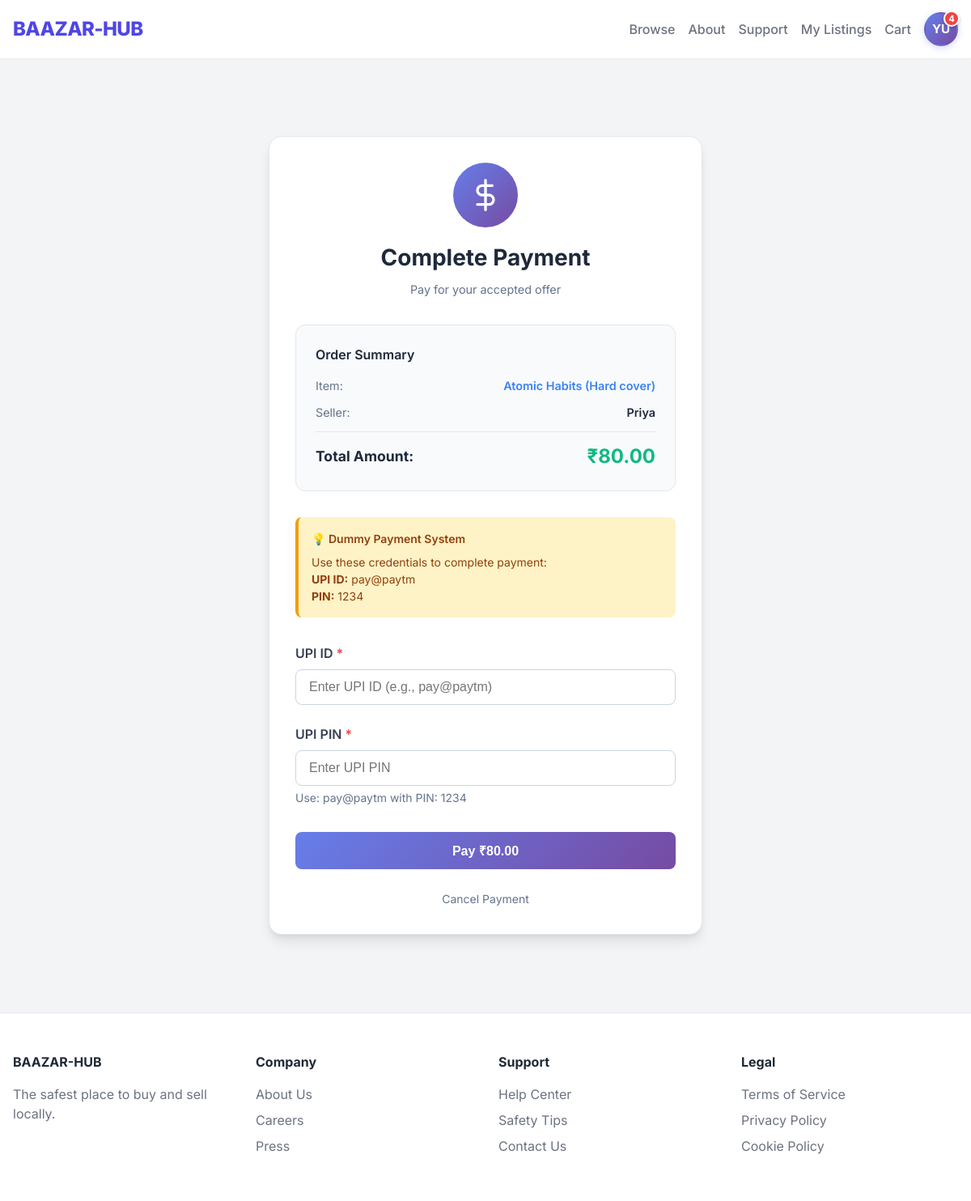
Screenshot of /payments/2/ (signed in) with the database file from the repository.
### offers/models.py (models this page shows, shortened)
class Offer(models.Model):
    STATUS_CHOICES = [
        ('pending', 'Pending'),
        ('accepted', 'Accepted'),
        ('rejected', 'Rejected'),
    ]
    buyer = models.ForeignKey(User, on_delete=models.CASCADE, related_name='offers_made')
    listing = models.ForeignKey(Listing, on_delete=models.CASCADE, related_name='offers')
    amount = models.DecimalField(max_digits=10, decimal_places=2)
    status = models.CharField(max_length=20, choices=STATUS_CHOICES, default='pending')
    created_at = models.DateTimeField(auto_now_add=True)
    updated_at = models.DateTimeField(auto_now=True)

### listings/models.py (models this page shows, shortened)
class Listing(models.Model):
    STATUS_CHOICES = [
        ('pending', 'Pending'),
        ('approved', 'Approved'),
        ('rejected', 'Rejected'),
    ]
    title = models.CharField(max_length=255)
    description = models.TextField()
    price = models.DecimalField(max_digits=10, decimal_places=2)
    category = models.ForeignKey(Category, on_delete=models.SET_NULL, null=True, related_name='listings')
    seller = models.ForeignKey(User, on_delete=models.CASCADE, related_name='listings')
    status = models.CharField(max_length=20, choices=STATUS_CHOICES, default='pending')
    created_at = models.DateTimeField(auto_now_add=True)
    updated_at = models.DateTimeField(auto_now=True)
    flags = models.IntegerField(default=0)

### payments/views.py (the view)
# urls.py: path('<int:offer_id>/', payment_page, name='payment_page'),
@login_required
def payment_page(request, offer_id):
    offer = get_object_or_404(Offer, id=offer_id)
    if request.user != offer.buyer:
        messages.error(request, "You don't have permission to pay for this offer.")
        return redirect('user_profile')
    if offer.status != 'accepted':
        messages.error(request, "You can only pay for accepted offers.")
        return redirect('user_profile')
    payment, created = Payment.objects.get_or_create(
        offer=offer,
        defaults={
            'buyer': request.user,
            'amount': offer.amount,
            'status': 'pending'
        }
    )
    if payment.status == 'completed':
        messages.info(request, "Payment for this offer has already been completed.")
        return redirect('payment_success', offer_id=offer_id)
    if request.method == 'POST':
        form = PaymentForm(request.POST)
        if form.is_valid():
            upi_id = form.cleaned_data['upi_id']
            upi_pin = form.cleaned_data['upi_pin']
            if upi_id == DUMMY_UPI_ID and upi_pin == DUMMY_UPI_PIN:
                payment.status = 'completed'
                payment.upi_id = upi_id
                payment.transaction_id = f"TXN{str(uuid.uuid4())[:8].upper()}"
                payment.completed_at = timezone.now()
                payment.save()
                create_notification(
                    user=offer.listing.seller,
                    notification_type='offer_accepted',  # Reusing type
                    title='Payment Received!',
                    message=f"Payment of ₹{offer.amount} has been received for '{offer.listing.title}' from {request.user.username}.",
                    related_user=request.user,
                    related_offer=offer,
                    related_listing=offer.listing
                )
                messages.success(request, "Payment completed successfully! The item is now booked.")
                return redirect('payment_success', offer_id=offer_id)
            else:
                messages.error(request, "Invalid UPI ID or PIN. Please use: UPI ID: pay@paytm, PIN: 1234")
    else:
        form = PaymentForm()
    context = {
        'offer': offer,
        'form': form,
        'payment': payment,
        'dummy_upi_id': DUMMY_UPI_ID,
    }
    return render(request, 'payments/payment_page.html', context)

### payments/forms.py (shortened to what this page needs)
class PaymentForm(forms.Form):
    upi_id = forms.CharField(
        max_length=100,
        required=True,
        widget=forms.TextInput(attrs={
            'class': 'form-control',
            'placeholder': 'Enter UPI ID (e.g., pay@paytm)',
            'style': 'width: 100%; padding: 0.75rem 1rem; border: 1px solid #cbd5e1; border-radius: 0.5rem; font-size: 1rem;'
        })
    )
    upi_pin = forms.CharField(
        max_length=6,
        required=True,
        widget=forms.PasswordInput(attrs={
            'class': 'form-control',
            'placeholder': 'Enter UPI PIN',
            'style': 'width: 100%; padding: 0.75rem 1rem; border: 1px solid #cbd5e1; border-radius: 0.5rem; font-size: 1rem;',
            'maxlength': '6'
        }),
        help_text='Use: pay@paytm with PIN: 1234'
    )

### templates/payments/payment_page.html (shortened to what this page needs)
{% extends 'base.html' %}
{% block content %}
<div style="max-width: 600px; margin: 2rem auto; padding: 2rem;">
    <div class="card" style="padding: 2rem; border-radius: 1rem; box-shadow: var(--shadow-lg);">
        <div style="text-align: center; margin-bottom: 2rem;">
            <div style="width: 80px; height: 80px; margin: 0 auto 1rem; background: linear-gradient(135deg, #667eea 0%, #764ba2 100%); border-radius: 50%; display: flex; align-items: center; justify-content: center;">
                <svg xmlns="http://www.w3.org/2000/svg" width="40" height="40" viewBox="0 0 24 24" fill="none" stroke="white" stroke-width="2" stroke-linecap="round" stroke-linejoin="round">
                    <line x1="12" y1="1" x2="12" y2="23"></line>
                    <path d="M17 5H9.5a3.5 3.5 0 0 0 0 7h5a3.5 3.5 0 0 1 0 7H6"></path>
                </svg>
            </div>
            <h2 style="font-size: 1.75rem; font-weight: 700; color: #1e293b; margin-bottom: 0.5rem;">Complete Payment</h2>
            <p style="color: #64748b; font-size: 0.9rem;">Pay for your accepted offer</p>
        </div>
        <div style="background-color: #f8fafc; padding: 1.5rem; border-radius: 0.75rem; margin-bottom: 2rem; border: 1px solid #e5e7eb;">
            <h3 style="font-size: 1rem; font-weight: 600; color: #1e293b; margin-bottom: 1rem;">Order Summary</h3>
            <div style="display: flex; justify-content: space-between; margin-bottom: 0.75rem;">
                <span style="color: #64748b; font-size: 0.9rem;">Item:</span>
                <a href="{% url 'listing_detail' offer.listing.pk %}" style="color: #3b82f6; font-weight: 600; text-decoration: none; font-size: 0.9rem;">{{ offer.listing.title }}</a>
            </div>
            <div style="display: flex; justify-content: space-between; margin-bottom: 0.75rem;">
                <span style="color: #64748b; font-size: 0.9rem;">Seller:</span>
                <span style="color: #1e293b; font-weight: 600; font-size: 0.9rem;">{{ offer.listing.seller.username }}</span>
            </div>
            <div style="border-top: 1px solid #e5e7eb; padding-top: 0.75rem; margin-top: 0.75rem;">
                <div style="display: flex; justify-content: space-between; align-items: center;">
                    <span style="font-weight: 700; color: #1e293b; font-size: 1.1rem;">Total Amount:</span>
                    <span style="font-weight: 700; color: #10b981; font-size: 1.5rem;">₹{{ offer.amount }}</span>
                </div>
            </div>
        </div>
        <div style="background-color: #fef3c7; border-left: 4px solid #f59e0b; padding: 1rem; border-radius: 0.5rem; margin-bottom: 2rem;">
            <p style="margin: 0; color: #92400e; font-size: 0.875rem; font-weight: 600; margin-bottom: 0.5rem;">💡 Dummy Payment System</p>
            <p style="margin: 0; color: #92400e; font-size: 0.875rem;">
                Use these credentials to complete payment:<br>
                <strong>UPI ID:</strong> {{ dummy_upi_id }}<br>
                <strong>PIN:</strong> 1234
            </p>
        </div>
        <form method="post">
            <div class="form-group" style="margin-bottom: 1.5rem;">
                <label for="id_upi_id" class="form-label" style="display: block; margin-bottom: 0.5rem; font-weight: 600; color: #374151;">UPI ID <span style="color: #ef4444;">*</span></label>
                {{ form.upi_id }}
            </div>
            <div class="form-group" style="margin-bottom: 2rem;">
                <label for="id_upi_pin" class="form-label" style="display: block; margin-bottom: 0.5rem; font-weight: 600; color: #374151;">UPI PIN <span style="color: #ef4444;">*</span></label>
                {{ form.upi_pin }}
                <small style="display: block; color: #64748b; font-size: 0.875rem; margin-top: 0.25rem;">{{ form.upi_pin.help_text }}</small>
            </div>
            <button type="submit" class="btn btn-primary" style="width: 100%; background: linear-gradient(135deg, #667eea 0%, #764ba2 100%); color: white; padding: 0.75rem 1.5rem; border-radius: 0.5rem; font-weight: 600; border: none; cursor: pointer; font-size: 1rem;">
                Pay ₹{{ offer.amount }}
            </button>
        </form>
        <div style="text-align: center; margin-top: 1.5rem;">
            <a href="{% url 'user_profile' %}" style="color: #64748b; text-decoration: none; font-size: 0.875rem;">Cancel Payment</a>
        </div>
    </div>
</div>
{% endblock %}

### templates/base.html (shortened to what this page needs)
<!DOCTYPE html>
<html lang="en">
<head>
    {% load static %}
    <link rel="stylesheet" href="{% static 'css/style.css' %}">
</head>
<body>
    <nav class="navbar">
        <div class="container navbar-content">
            <a href="/" class="logo">BAAZAR-HUB</a>
            <ul class="nav-links">
                <li><a href="/" class="nav-link">Browse</a></li>
                <li><a href="#" class="nav-link">About</a></li>
                <li><a href="#" class="nav-link">Support</a></li>
                {% if user.is_authenticated %}
                <li><a href="{% url 'my_listings' %}" class="nav-link">My Listings</a></li>
                <li><a href="{% url 'cart_view' %}" class="nav-link">Cart</a></li>
                <li class="profile-dropdown-container" style="position: relative; list-style: none;">
                    <div class="profile-icon"
                         style="width: 42px; height: 42px; border-radius: 50%; background: linear-gradient(135deg, #667eea 0%, #764ba2 100%); color: white; display: flex; align-items: center; justify-content: center; font-weight: 700; font-size: 0.95rem; cursor: pointer; transition: all 0.3s ease; border: 2px solid transparent; box-shadow: 0 2px 8px rgba(102, 126, 234, 0.3); position: relative;">
                        {{ user.username|slice:":2"|upper }}
                        <span id="notification-badge" style="position: absolute; top: -4px; right: -4px; background: #ef4444; color: white; border-radius: 50%; width: 20px; height: 20px; display: none; align-items: center; justify-content: center; font-size: 0.7rem; font-weight: 700; border: 2px solid white; box-shadow: 0 2px 4px rgba(0,0,0,0.2);">0</span>
                    </div>
                </li>
                {% else %}
                <li><a href="{% url 'login' %}" class="nav-link">Log In</a></li>
                <li><a href="{% url 'register' %}" class="btn btn-primary">Sign Up</a></li>
                {% endif %}
            </ul>
        </div>
    </nav>
    <main class="container" style="min-height: 80vh; padding-top: 2rem;">
        {% block content %}{% endblock %}
    </main>
    <footer class="footer">
        <div class="container footer-content">
            <div class="footer-col">
                <h4>BAAZAR-HUB</h4>
                <p style="color: var(--text-muted);">The safest place to buy and sell locally.</p>
            </div>
            <div class="footer-col">
                <h4>Company</h4>
                <ul>
                    <li><a href="#">About Us</a></li>
                    <li><a href="#">Careers</a></li>
                    <li><a href="#">Press</a></li>
                </ul>
            </div>
            <div class="footer-col">
                <h4>Support</h4>
                <ul>
                    <li><a href="#">Help Center</a></li>
                    <li><a href="#">Safety Tips</a></li>
                    <li><a href="#">Contact Us</a></li>
                </ul>
            </div>
            <div class="footer-col">
                <h4>Legal</h4>
                <ul>
                    <li><a href="#">Terms of Service</a></li>
                    <li><a href="#">Privacy Policy</a></li>
                    <li><a href="#">Cookie Policy</a></li>
                </ul>
            </div>
        </div>
    </footer>
</body>
</html>

### static/css/style.css (style rules this page uses)
:root { --primary-color: #4f46e5; --primary-hover: #4338ca; --secondary-color: #10b981; --accent-color: #f59e0b; --danger-color: #ef4444; --dark-bg: #111827; --light-bg: #f3f4f6; --card-bg: #ffffff; --text-main: #1f2937; --text-muted: #6b7280; --border-color: #e5e7eb; --glass-bg: rgba(255, 255, 255, 0.8); --glass-border: rgba(255, 255, 255, 0.3); --shadow-sm: 0 1px 2px 0 rgba(0, 0, 0, 0.05); --shadow-md: 0 4px 6px -1px rgba(0, 0, 0, 0.1), 0 2px 4px -1px rgba(0, 0, 0, 0.06); --shadow-lg: 0 10px 15px -3px rgba(0, 0, 0, 0.1), 0 4px 6px -2px rgba(0, 0, 0, 0.05); --font-family: 'Inter', system-ui, -apple-system, sans-serif; }
* { box-sizing: border-box; margin: 0; padding: 0; }
body { font-family: var(--font-family); background-color: var(--light-bg); color: var(--text-main); line-height: 1.5; }
a { text-decoration: none; color: inherit; }
ul { list-style: none; }
.container { max-width: 1200px; margin: 0 auto; padding: 0 1rem; }
.btn { display: inline-block; padding: 0.75rem 1.5rem; border-radius: 0.5rem; font-weight: 600; cursor: pointer; transition: all 0.2s ease; border: none; font-size: 0.95rem; }
.btn-primary { background-color: var(--primary-color); color: white; }
.card { background-color: var(--card-bg); border-radius: 1rem; box-shadow: var(--shadow-md); padding: 1.5rem; border: 1px solid var(--border-color); }
.navbar { background-color: var(--card-bg); box-shadow: var(--shadow-sm); position: sticky; top: 0; z-index: 100; }
.navbar-content { display: flex; justify-content: space-between; align-items: center; height: 4.5rem; }
.logo { font-size: 1.5rem; font-weight: 800; color: var(--primary-color); letter-spacing: -0.025em; }
.nav-links { display: flex; gap: 2rem; align-items: center; }
.nav-link { color: var(--text-muted); font-weight: 500; transition: color 0.2s; }
.form-group { margin-bottom: 1.5rem; }
.form-label { display: block; margin-bottom: 0.5rem; font-weight: 500; color: var(--text-main); }
.form-control { width: 100%; padding: 0.75rem 1rem; border: 1px solid var(--border-color); border-radius: 0.5rem; font-size: 1rem; transition: border-color 0.2s, box-shadow 0.2s; }
.footer { background-color: var(--card-bg); border-top: 1px solid var(--border-color); padding: 3rem 0; margin-top: 4rem; }
.footer-content { display: grid; grid-template-columns: repeat(auto-fit, minmax(200px, 1fr)); gap: 2rem; }
.footer-col h4 { margin-bottom: 1rem; color: var(--text-main); }
.footer-col ul li { margin-bottom: 0.5rem; }
.footer-col ul li a { color: var(--text-muted); }

### templates/base.html (style rules this page uses)
.profile-dropdown-container { position: relative !important; }
.nav-links { display: flex; align-items: center; gap: 1rem; }
.nav-links li { display: flex; align-items: center; }

### rows the page displays
Offer: listing "Atomic Habits (Hard cover)", listing.seller.username "Priya", amount "80.00"

### other values shown
{{ user.username|slice:":2"|upper }} "YU"
{{ dummy_upi_id }} "pay@paytm"
